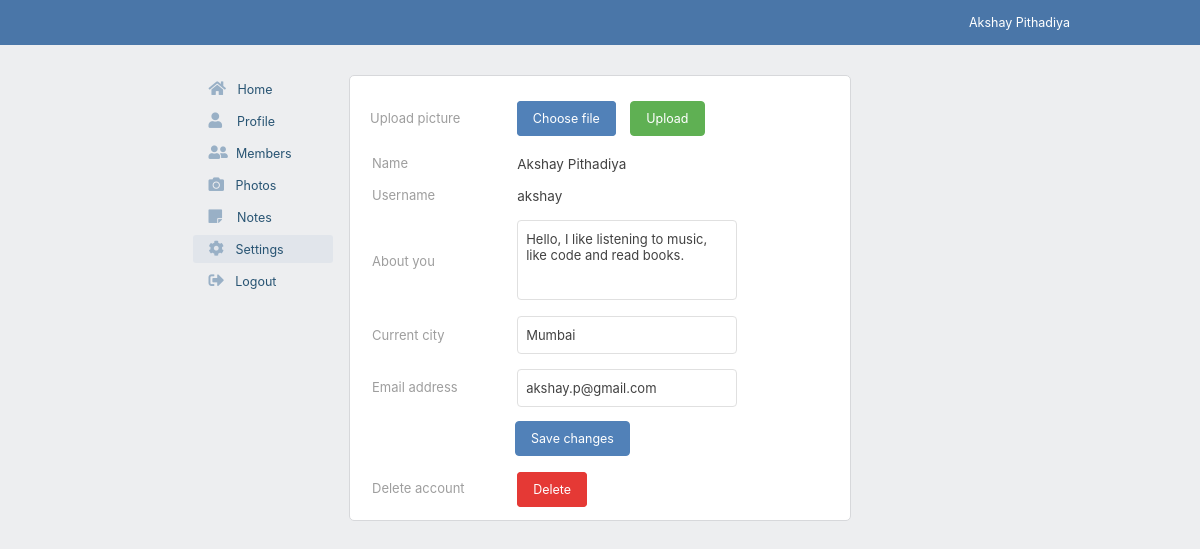
Screenshot of /settings.php (signed in) with the database file from the repository.
### tables this page shows
CREATE TABLE `users` (
  `id` int(4) NOT NULL,
  `fname` varchar(24) NOT NULL,
  `lname` varchar(24) NOT NULL,
  `email` varchar(24) NOT NULL,
  `username` varchar(24) NOT NULL,
  `password` varchar(24) NOT NULL,
  `about` varchar(120) NOT NULL,
  `city` varchar(50) NOT NULL,
  `propic` varchar(200) NOT NULL
);

### includes/session.php (called while the page is built, shortened)
<?php
$username = $_SESSION["myusername"];
?>

### includes/userinfo.php (called while the page is built)
<?php
	$sql = "SELECT fname,lname,email,username,about,city FROM users WHERE username='$username'";
	$result = mysqli_query($conn, $sql);
	$row = mysqli_fetch_assoc($result);
	$f_name = $row["fname"];
	$l_name = $row["lname"];
	$full_name = $f_name." ".$l_name;
	$user_name = $row["username"];
	$email_address = $row["email"];
	$about_you = $row["about"];
	$current_city = $row["city"];
?>

### settings.php (the view, shortened to what this page needs)
<?php include 'includes/session.php'; ?>
<?php include 'includes/userinfo.php'; ?>
<?php include 'includes/settingsupdate.php'; ?>
<!DOCTYPE html>
<html>
<head>
  <link rel="stylesheet" type="text/css" href="css/main.css">
  <link rel="stylesheet" type="text/css" href="css/header.css">
	<link rel="stylesheet" type="text/css" href="css/settings.css">
  <link rel="stylesheet" type="text/css" href="css/sidenav.css">
	<link rel="stylesheet" href="https://use.fontawesome.com/releases/v5.1.1/css/all.css">
</head>
<body>
<?php include 'includes/header.php'; ?>
<div id="main_container">
  <?php include 'includes/sidenav.php' ?>
	<div class="settings-container">
  <div class="upload-photo-container">
    <div class="upload-label">Upload picture</div>
    <div class="frm-container">
      <form action="" method="POST" enctype="multipart/form-data">
        <label class="file-label">Choose file<input type="file" name="image" size="60"></label>
        <input type="submit" name="upload" value="Upload" class="upload-btn">
      </form>
    </div>
  </div>
	<form action="" method="POST">
  	<table border="0">
  	  <tr>
  	  	<td class="label">
  	  	  <label>Name</label>
  	  	</td>
  	  	<td>
  	  	  <span class="full-name"><?php echo $full_name; ?></span>
  	  	</td>
  	  </tr>
      <tr>
        <td class="label">
          <label>Username</label>
        </td>
        <td>
          <span class="full-name"><?php echo $user_name; ?></span>
        </td>
      </tr>
  	  <tr>
  	  	<td class="label">
  	  	  <label>About you</label>
  	  	</td>
  	  	<td>
  	  	  <textarea name="bio" class="about"><?php echo $about_you; ?></textarea>
  	  	</td>
  	  </tr>
  	  <tr>
  	  	<td class="label">
  	  	  <label>Current city</label>
  	  	</td>
  	  	<td>
  	  	  <input type="text" name="city" class="city" value="<?php echo $current_city; ?>" autocomplete="off">
  	  	</td>
  	  </tr>
  	  <tr>
  	  	<td class="label">
  	  	  <label>Email address</label>
  	  	</td>
  	  	<td>
  	  	  <input type="text" name="email" class="email" value="<?php echo $email_address; ?>" autocomplete="off">
  	  	</td>
  	  </tr>
  	  <tr>
  	  	<td colspan="2" class="label">
  	  	  <input type="submit" class="save-btn" name="save" value="Save changes">
  	  	</td>
  	  </tr>
      <tr>
        <td class="delete-label">
          <label>Delete account</label>
        </td>
        <td class="delete-btn-td">
          <a href="delete.php" class="delete-btn">Delete</a>
        </td>
      </tr>
  	</table>
  </form>
	</div>
</div>
</body>
</html>

### includes/header.php
<?php include 'includes/userinfo.php'; ?>
<div id="header">
	<div class="user-user">
		<div class="user-user-txt">
			<?php echo $full_name; ?>
		</div>
	</div>
</div>

### css/main.css (style rules this page uses)
body { font-family: -apple-system,system-ui,BlinkMacSystemFont,"Segoe UI",Roboto,"Helvetica Neue",Arial,sans-serif; margin: 0px auto; background: #edeef0; }
#main_container { //border: 1px solid black; max-width: 815px; margin: 0px auto; margin-top: 65px; padding: 10px; overflow: auto; }

### css/header.css (style rules this page uses)
#header { background: #4a76a8; height: 45px; width: 100%; margin: 0px auto; top: 0px; position: fixed; }
.user-user { max-width: 150px; height: 100%; float: right; margin-right: 10%; cursor: pointer; }
.user-user-txt { color: #ffffff; padding: 0px 10px 0px 10px; font-size: 12.5px; margin-top: 15px; }

### css/settings.css (style rules this page uses)
.settings-container { width: 470px; //height: 170px; padding: 15px; border: 1px solid #d7d8db; border-radius: 5px; margin: 0px auto; background: white; margin-bottom: 12px; }
table { width: 100%; }
td { padding: 5px; }
.label { font-size: 13px; color: #9e9e9e; }
.delete-label { font-size: 13px; color: #9e9e9e; }
.full-name { font-size: 13.5px; color: #424242; }
.about { font-family: -apple-system,system-ui,BlinkMacSystemFont,"Segoe UI",Roboto,"Helvetica Neue",Arial,sans-serif; width: 220px; padding: 10px 8px; font-size: 13px; color: #424242; border: 1px solid #E0E0E0; border-radius: 4px; outline: none; box-sizing: border-box; resize: none; height: 80px; margin-top: 3px; }
.city { font-family: -apple-system,system-ui,BlinkMacSystemFont,"Segoe UI",Roboto,"Helvetica Neue",Arial,sans-serif; width: 220px; padding: 10px 8px; font-size: 13px; color: #424242; border: 1px solid #E0E0E0; border-radius: 4px; outline: none; box-sizing: border-box; }
.email { font-family: -apple-system,system-ui,BlinkMacSystemFont,"Segoe UI",Roboto,"Helvetica Neue",Arial,sans-serif; width: 220px; padding: 10px 8px; font-size: 13px; color: #424242; border: 1px solid #E0E0E0; border-radius: 4px; outline: none; box-sizing: border-box; margin-top: 3px; }
.save-btn { font-family: -apple-system,system-ui,BlinkMacSystemFont,"Segoe UI",Roboto,"Helvetica Neue",Arial,sans-serif; margin-left: 143px; background-color: #5181b8; color: #FFFFFF; border: 1px solid #5181b8; border-radius: 4px; padding: 9px 15px; margin-top: 2px; margin-bottom: 10px; font-size: 12.5px; outline: none; cursor: pointer; }
.delete-btn { font-family: -apple-system,system-ui,BlinkMacSystemFont,"Segoe UI",Roboto,"Helvetica Neue",Arial,sans-serif; background-color: #E53935; color: #FFFFFF; border: 1px solid #E53935; border-radius: 4px; padding: 9px 15px; font-size: 12.5px; outline: none; cursor: pointer; text-decoration: none; }
.upload-photo-container { padding: 5px; // border: 1px solid black; margin-bottom: 5px; }
.upload-label { font-size: 13px; color: #9e9e9e; display: inline-block; margin-right: 22px; }
.upload-btn { font-family: -apple-system,system-ui,BlinkMacSystemFont,"Segoe UI",Roboto,"Helvetica Neue",Arial,sans-serif; background-color: #5fb053; color: #FFFFFF; border: 1px solid #5fb053; border-radius: 4px; padding: 9px 15px; font-size: 12.5px; outline: none; cursor: pointer; margin-top: 5px; }
.file-label { font-family: -apple-system,system-ui,BlinkMacSystemFont,"Segoe UI",Roboto,"Helvetica Neue",Arial,sans-serif; background-color: #5181b8; color: #FFFFFF; border: 1px solid #5181b8; margin-right: 10px; margin-left: 30px; border-radius: 4px; padding: 9px 15px; font-size: 12.5px; outline: none; cursor: pointer; }
.frm-container { display: inline-block; }

### rows the page displays
users: full_name "Akshay Pithadiya", username "akshay", bio "Hello, I like listening to music, like code and read books.", city "Mumbai", email "akshay.p@gmail.com"
